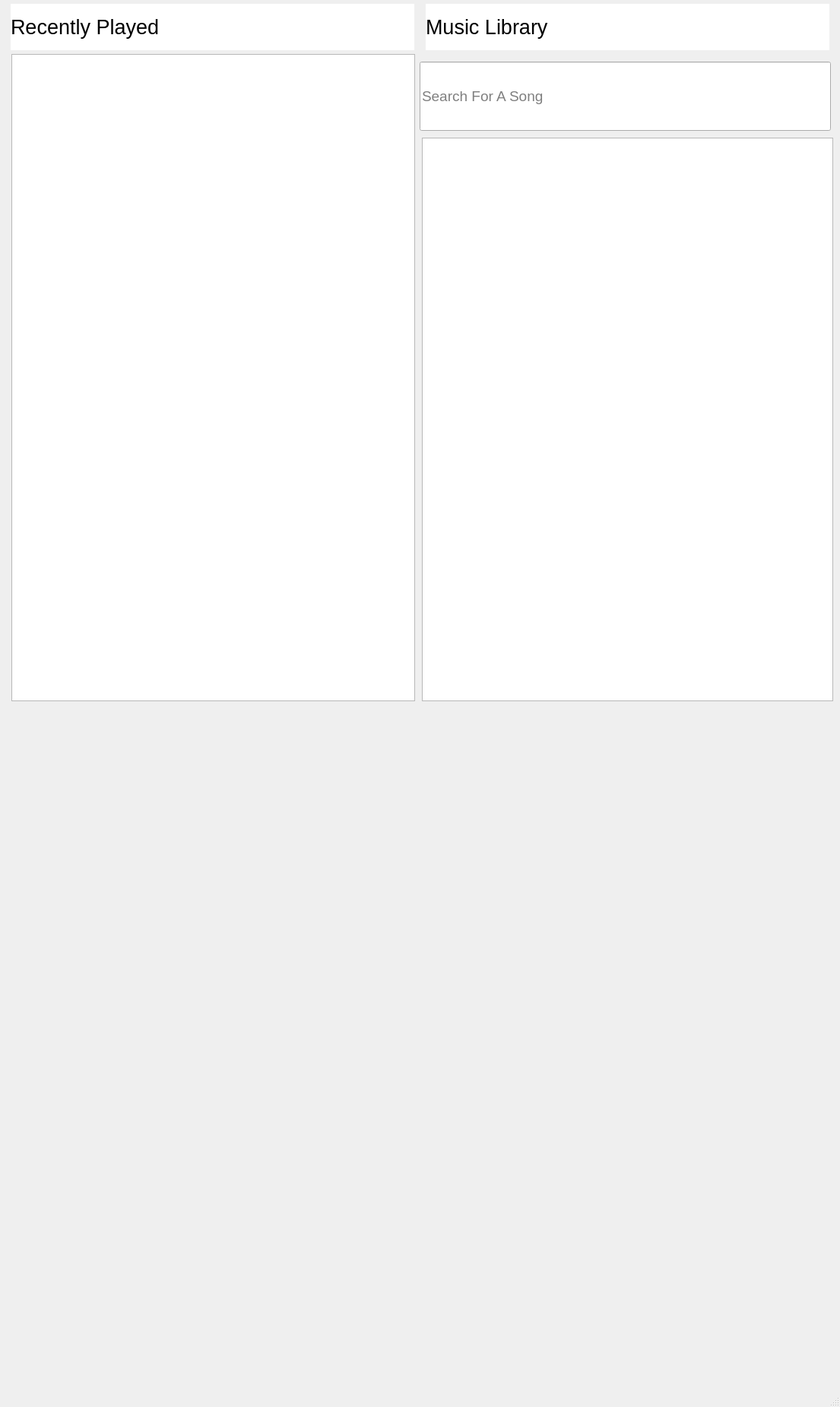
<?xml version="1.0" encoding="UTF-8"?>
<ui version="4.0">
 <class>MainWindow</class>
 <widget class="QMainWindow" name="MainWindow">
  <property name="geometry">
   <rect>
    <x>0</x>
    <y>0</y>
    <width>1105</width>
    <height>1850</height>
   </rect>
  </property>
  <property name="windowTitle">
   <string>MainWindow</string>
  </property>
  <widget class="QWidget" name="centralwidget">
   <widget class="QLabel" name="label_recentlyPlayed">
    <property name="geometry">
     <rect>
      <x>14</x>
      <y>5</y>
      <width>531</width>
      <height>61</height>
     </rect>
    </property>
    <property name="font">
     <font>
      <pointsize>20</pointsize>
     </font>
    </property>
    <property name="styleSheet">
     <string notr="true">background-color: rgb(255, 255, 255);</string>
    </property>
    <property name="text">
     <string>Recently Played</string>
    </property>
   </widget>
   <widget class="QLabel" name="label_musicLib">
    <property name="geometry">
     <rect>
      <x>560</x>
      <y>5</y>
      <width>531</width>
      <height>61</height>
     </rect>
    </property>
    <property name="font">
     <font>
      <pointsize>20</pointsize>
     </font>
    </property>
    <property name="styleSheet">
     <string notr="true">background-color: rgb(255,255,255)</string>
    </property>
    <property name="text">
     <string>Music Library</string>
    </property>
   </widget>
   <widget class="QLineEdit" name="searchBar">
    <property name="geometry">
     <rect>
      <x>552</x>
      <y>81</y>
      <width>541</width>
      <height>91</height>
     </rect>
    </property>
    <property name="font">
     <font>
      <pointsize>14</pointsize>
     </font>
    </property>
    <property name="placeholderText">
     <string>Search For A Song</string>
    </property>
   </widget>
   <widget class="QListWidget" name="list_recentlyPlayed">
    <property name="geometry">
     <rect>
      <x>15</x>
      <y>71</y>
      <width>531</width>
      <height>851</height>
     </rect>
    </property>
   </widget>
   <widget class="QListWidget" name="list_musicLib">
    <property name="geometry">
     <rect>
      <x>555</x>
      <y>181</y>
      <width>541</width>
      <height>741</height>
     </rect>
    </property>
   </widget>
  </widget>
  <widget class="QMenuBar" name="menubar">
   <property name="geometry">
    <rect>
     <x>0</x>
     <y>0</y>
     <width>1105</width>
     <height>26</height>
    </rect>
   </property>
  </widget>
  <widget class="QStatusBar" name="statusbar"/>
 </widget>
 <resources/>
 <connections/>
</ui>
